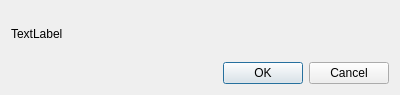
<?xml version="1.0" encoding="UTF-8"?>
<ui version="4.0">
 <class>open_dia</class>
 <widget class="QDialog" name="open_dia">
  <property name="geometry">
   <rect>
    <x>0</x>
    <y>0</y>
    <width>400</width>
    <height>95</height>
   </rect>
  </property>
  <property name="windowTitle">
   <string>info</string>
  </property>
  <layout class="QVBoxLayout" name="verticalLayout">
   <item>
    <widget class="QLabel" name="label">
     <property name="text">
      <string>TextLabel</string>
     </property>
    </widget>
   </item>
   <item>
    <widget class="QDialogButtonBox" name="buttonBox">
     <property name="orientation">
      <enum>Qt::Horizontal</enum>
     </property>
     <property name="standardButtons">
      <set>QDialogButtonBox::Cancel|QDialogButtonBox::Ok</set>
     </property>
    </widget>
   </item>
  </layout>
 </widget>
 <resources/>
 <connections>
  <connection>
   <sender>buttonBox</sender>
   <signal>accepted()</signal>
   <receiver>open_dia</receiver>
   <slot>accept()</slot>
   <hints>
    <hint type="sourcelabel">
     <x>248</x>
     <y>254</y>
    </hint>
    <hint type="destinationlabel">
     <x>157</x>
     <y>274</y>
    </hint>
   </hints>
  </connection>
  <connection>
   <sender>buttonBox</sender>
   <signal>rejected()</signal>
   <receiver>open_dia</receiver>
   <slot>reject()</slot>
   <hints>
    <hint type="sourcelabel">
     <x>316</x>
     <y>260</y>
    </hint>
    <hint type="destinationlabel">
     <x>286</x>
     <y>274</y>
    </hint>
   </hints>
  </connection>
 </connections>
</ui>
